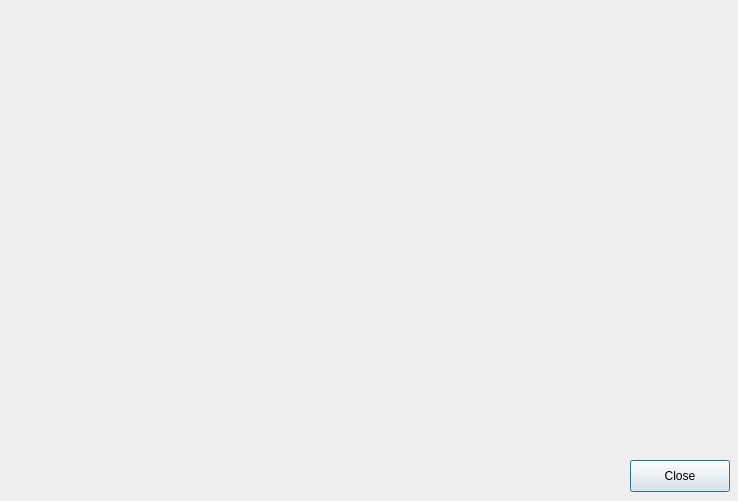
<?xml version="1.0" encoding="UTF-8"?>
<ui version="4.0">
 <class>LeaderboardDialog</class>
 <widget class="QDialog" name="LeaderboardDialog">
  <property name="geometry">
   <rect>
    <x>0</x>
    <y>0</y>
    <width>738</width>
    <height>501</height>
   </rect>
  </property>
  <property name="windowTitle">
   <string>Leaderboard</string>
  </property>
  <widget class="QPushButton" name="pushButton">
   <property name="geometry">
    <rect>
     <x>630</x>
     <y>460</y>
     <width>100</width>
     <height>32</height>
    </rect>
   </property>
   <property name="text">
    <string>Close</string>
   </property>
  </widget>
 </widget>
 <resources/>
 <connections/>
</ui>
